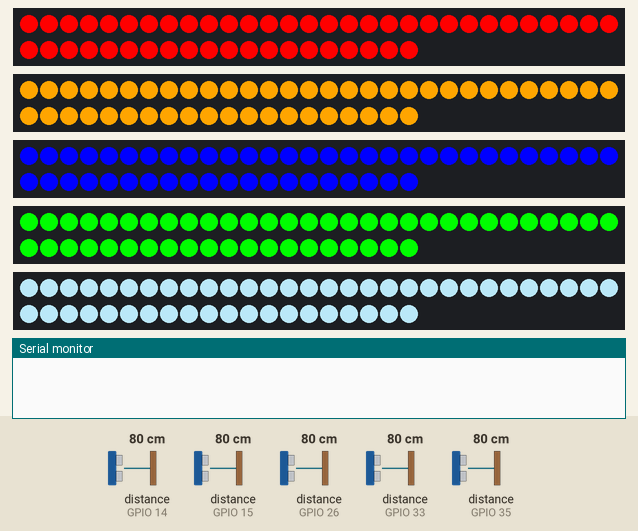
A program run on a simulated ESP32. On the bench: 5 × 50 RGB LEDs in strip order, left to right, continuing on the next row, the last lines printed to the serial monitor. Inputs (shaded band) come from the test bench; at power-on: distance to the obstacle (sensors on GPIO 14, GPIO 15, GPIO 26, GPIO 33, GPIO 35) 80 cm. The echo pulse lasts 58.3 µs per cm.

Above: at 4.2 s.
4.3 s: distance to the obstacle (sensor on GPIO 14) set to 2 cm
At 9.5 s:
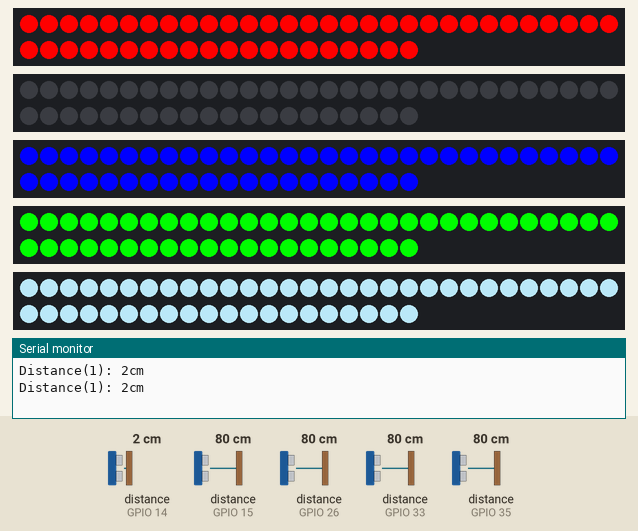
11.6 s: distance to the obstacle (sensor on GPIO 15) set to 2 cm
At 15.2 s:
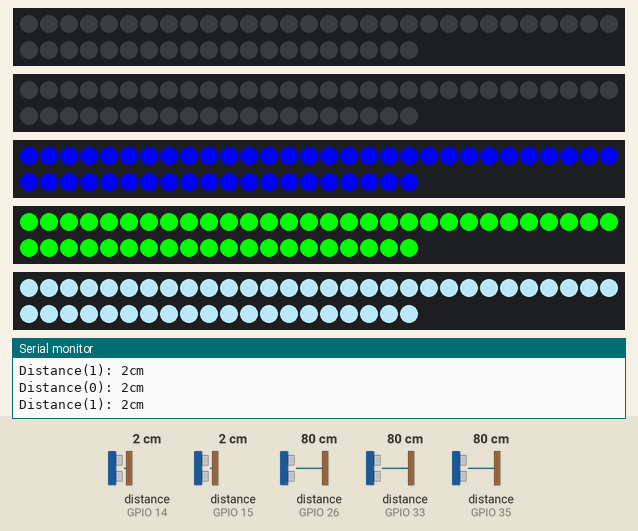
18.9 s: distance to the obstacle (sensor on GPIO 26) set to 2 cm
At 22.7 s:
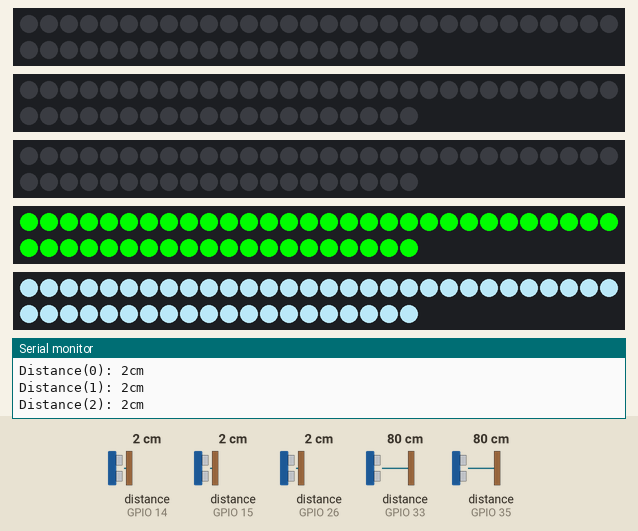
26.2 s: distance to the obstacle (sensor on GPIO 33) set to 2 cm
At 28.8 s:
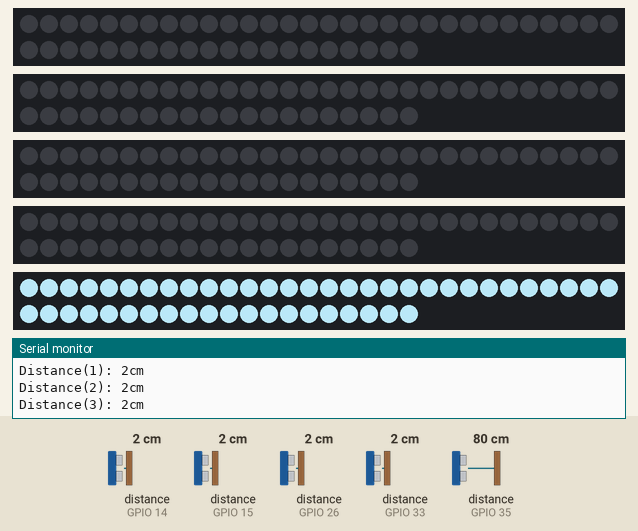
33.5 s: distance to the obstacle (sensor on GPIO 35) set to 2 cm
At 35.7 s:
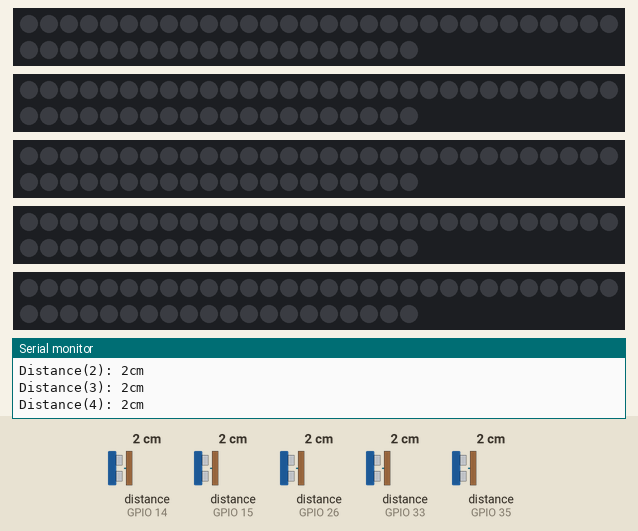
40.8 s: distance to the obstacle (sensor on GPIO 14) set to 250 cm
At 43.3 s:
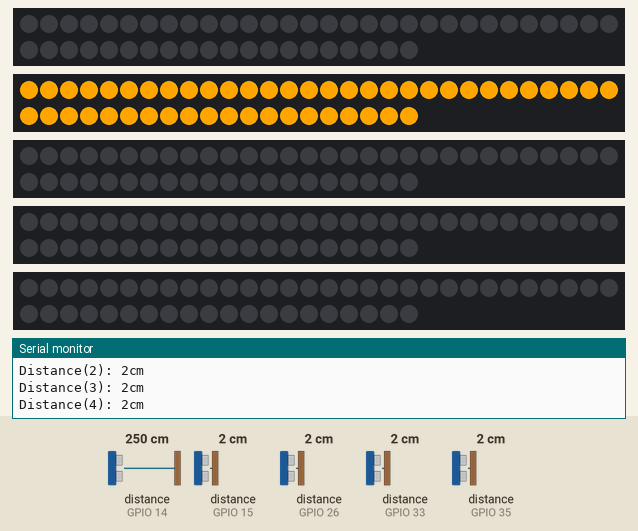
Timing chart, 0 to 44.8 s (numbered marks = the images above; inputs shaded):
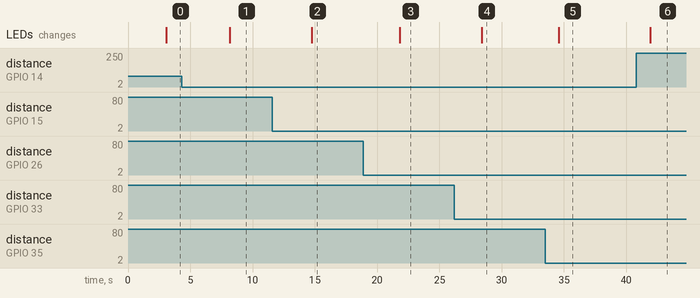

The program:

main.cpp
```cpp
#include <Arduino.h>
// #include <Ultrasonic.h>
#include <NewPing.h>
#include "FastLED.h"

// Aqui fica o total de fitas led
const int TotalStrips = 5;

// Quantidade de leds por fita
const int LedsByStrip = 150 / 3;
// const int LedsByStrip = (quantidade aqui) / 3;

// A cada nova fita de led deve ser adicionado uma nova entrada aqui de acordo com o GPIO usado do esp32
const uint8_t Strip_0 = 21;
const uint8_t Strip_1 = 22;
const uint8_t Strip_2 = 23;
const uint8_t Strip_3 = 18;
const uint8_t Strip_4 = 5;

// A cada nova fita de led é adicionado nessa lista o novo Strip_n criado
const uint8_t StripPins[TotalStrips] = {
    Strip_0,
    Strip_1,
    Strip_2,
    Strip_3,
    Strip_4,
};
// const uint8_t StripPins[TotalStrips] = {Strip_0, Strip_1, Strip_2};

int defaultColor[TotalStrips][3] = {
    {255, 0, 0},
    {255, 165, 0},
    {0, 0, 255},
    {0, 255, 0},
    {173, 216, 230},
};

// A cada novo sensor adicionado deve ser adicionado nessa lista um novo NewPing(trigger, echo, maxDistance)
NewPing ultras[TotalStrips] = {
    NewPing(13, 15, 400),
    NewPing(12, 14, 400),
    NewPing(27, 26, 400),
    NewPing(25, 33, 400),
    NewPing(32, 35, 400),
};

// A cada novo sensor adicionado deve ser adicionado nesse array a distancia maxima em cm que esse sensor deve pegar
const int maxDistances[TotalStrips] = {
    50,
    50,
    50,
    50,
    50,
};

// Indica qual a distancia em cm que ira causar o acionar de uma fita led
int TriggerDistanceInCm = 5;

CRGB leds[TotalStrips][LedsByStrip];

void setPixel(int sonarIndex, int Pixel, byte red, byte green, byte blue)
{
  leds[sonarIndex][Pixel].r = red;
  leds[sonarIndex][Pixel].g = green;
  leds[sonarIndex][Pixel].b = blue;
}

void setAll(int sonarIndex, byte red, byte green, byte blue)
{
  for (int i = 0; i < LedsByStrip; i++)
  {
    setPixel(sonarIndex, i, red, green, blue);
  }
  FastLED.show();
}

void setup()
{
  Serial.begin(9600);
  delay(3000);

  FastLED.addLeds<WS2811, Strip_0, GRB>(leds[0], LedsByStrip).setCorrection(TypicalLEDStrip);
  FastLED.addLeds<WS2811, Strip_1, GRB>(leds[1], LedsByStrip).setCorrection(TypicalLEDStrip);
  FastLED.addLeds<WS2811, Strip_2, GRB>(leds[2], LedsByStrip).setCorrection(TypicalLEDStrip);
  FastLED.addLeds<WS2811, Strip_3, GRB>(leds[3], LedsByStrip).setCorrection(TypicalLEDStrip);
  FastLED.addLeds<WS2811, Strip_4, GRB>(leds[4], LedsByStrip).setCorrection(TypicalLEDStrip);

  // A cada nova fita de led deve ser criado uma nova entrada aqui de acordo com os valores já criados posteriormente
  // FastLED.addLeds<WS2811, Strip_5, GRB>(leds[5], LedsByStrip).setCorrection(TypicalLEDStrip);
}

bool triggered[TotalStrips] = {
    false,
    false,
    false,
    false,
    false,
};

void loop()
{
  for (int i = 0; i < TotalStrips; i++)
  {
    int distance = ultras[i].ping_cm();
    if (distance <= maxDistances[i] - TriggerDistanceInCm)
    {
      Serial.printf("Distance(%d): %dcm\n", i, distance);
      triggered[i] = true;
      continue;
    }

    triggered[i] = false;
  }

  // quantidade maxima de leds que ficarão iluminados
  int size = 10;
  int speedInMs = 5;

  for (int i = 0; i < LedsByStrip + size; i++)
  {
    unsigned long time_now = millis();
    for (int s = 0; s < TotalStrips; s++)
    {

      if (!triggered[s])
      {
        setAll(s, defaultColor[s][0], defaultColor[s][1], defaultColor[s][2]);
        continue;
      }
      if ((i - size) * 1 >= 0)
      {
        leds[s][i - size].setRGB(0, 0, 0);
      }

      if (i + 1 < LedsByStrip)
      {
        leds[s][i + 1].setRGB(defaultColor[s][0], defaultColor[s][1], defaultColor[s][2]);
      }
    }

    FastLED.show();
    while (millis() < time_now + speedInMs)
      ;
  }
}
```

Measured:
- after the input at 4.3 s, the LEDs: change after 3.9 s (image 1)
- after the input at 11.6 s, the LEDs: change after 3.2 s (image 2)
- after the input at 18.9 s, the LEDs: change after 2.9 s (image 3)
- after the input at 26.2 s, the LEDs: change after 2.2 s (image 4)
- after the input at 33.5 s, the LEDs: change after 1.1 s (image 5)
- after the input at 40.8 s, the LEDs: change after 1.1 s (image 6)
